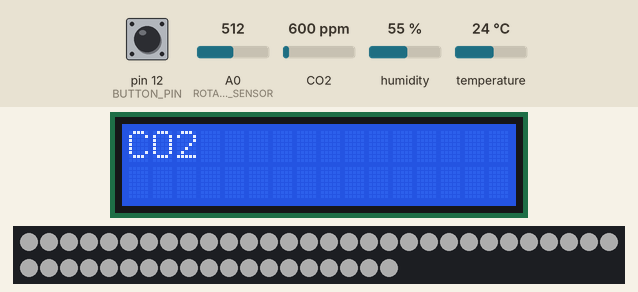
Simulated run of this sketch. Board: Arduino Uno, built with avr-gcc and run on an emulated ATmega328P. On the bench: 16×2 character LCD, 49 RGB LEDs in strip order, left to right, continuing on the next row. Inputs (shaded band) come from the test bench; at power-on: pin 12 (BUTTON_PIN) LOW, A0 (ROTARY_ANGLE_SENSOR) = 512, CO2 600 ppm, humidity 55 %, temperature 24 °C. Dim RGB values are drawn brighter than linear; what the sketch prints to the serial monitor is not drawn.

Above: at 4.3 s.
4.4 s: pin 12 (BUTTON_PIN) pulled HIGH for 0.15 s
At 4.8 s:
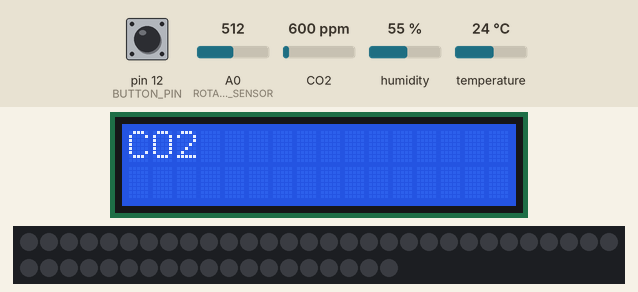
5.1 s: A0 (ROTARY_ANGLE_SENSOR) set to 485
8.1 s: A0 (ROTARY_ANGLE_SENSOR) set to 463
9.6 s: A0 (ROTARY_ANGLE_SENSOR) set to 306
At 10.6 s:
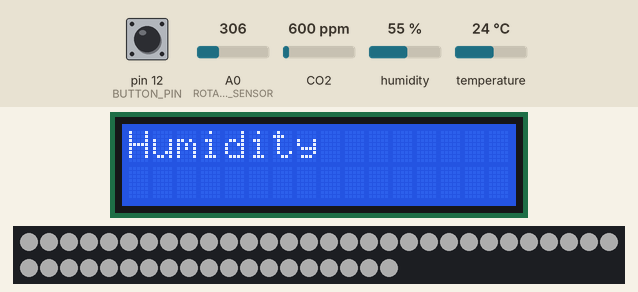
12.6 s: pin 12 (BUTTON_PIN) pulled HIGH for 1 s
At 13.0 s:
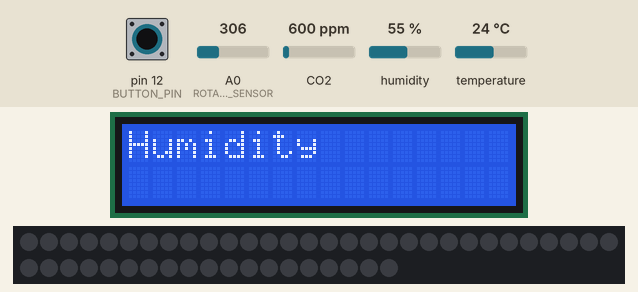
14.2 s: A0 (ROTARY_ANGLE_SENSOR) set to 279
At 20.75 s:
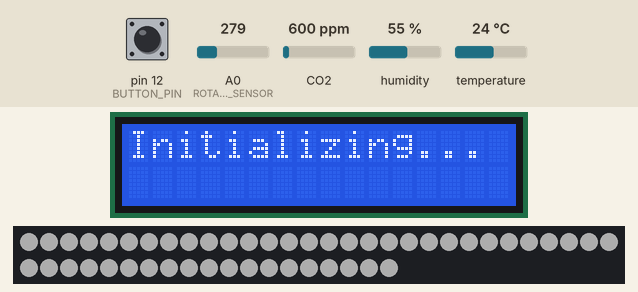

Measured:
- the behaviour switches between 289 and 288 on A0 (ROTARY_ANGLE_SENSOR) (found by bisection; images 3 and 4)
- after the input at 8.1 s, every drawn part: stays the same
- after the input at 9.6 s, the display: changes at once (image 2)

The sketch:

script.ino
```cpp
// Headers
#include <LiquidCrystal.h>
#include <Adafruit_SCD30.h>
#include <Adafruit_NeoPixel.h>
# include <LiquidCrystal_PCF8574.h>

/********* ---------------------------------------------------------------------------------------------------------------------------------------------------------------- ********/
/* Macro definitions of Rotary angle sensor */
#define ROTARY_ANGLE_SENSOR A0
#define ADC_REF 5       // Reference voltage of ADC is 5V
#define GROVE_VCC 5     // VCC of the Grove interface is normally 5V
#define FULL_ANGLE 300  // Full value of the rotary angle is 300 degrees

/* Macro definitions of LED */
#define PIN 13
#define NUMPIXELS 49
//#define NUMPIXELS 1
#define REFRESHFREUENCY 60 // LED refresh frequency

/* Macro definitions of SCD30*/
#define INIT_TIMES 3 // Number of measurements for initialization. Suggested range: [2,5]

/* Define the LCD refresh rate in milliseconds */
#define LCD_INTERVAL 2000 // The refresh interval is 2 seconds

/* Define the LED refresh rate in milliseconds */
#define LED_INTERVAL 60

/* Define the buuton pin */
#define BUTTON_PIN 12


/********* ---------------------------------------------------------------------------------------------------------------------------------------------------------------- ********/
/* Components */
Adafruit_NeoPixel pixels(NUMPIXELS, PIN);
// set I2C address
LiquidCrystal_PCF8574 lcd(0x27);
// set SCD30
Adafruit_SCD30 scd30;

/* Component variables */
static bool isDataSelected = false;
int displayIndex = 0; // Display current data index
static int selectedDataType=0;

////// LED
int brightness = 0; // Initial brightness
int brightnessDirection = 1; // Controls the direction of brightness change, 1 is to increase, -1 is to decrease
static unsigned long lastLEDTime = 0;
float globalBrightnessFactor = 1.0; // Global brightness adjustment factor, range [0.0, 1.0]

////// LCD
unsigned long lastDisplayTime = 0; // The last time the LCD was displayed

//////  CO2 Sensor
bool isFirstData = true; // Marker for first data received
static int dataCount = 0; // Number of collected measurements
static float sumCO2 = 0, sumTemperature = 0, sumHumidity = 0; // Sum of sensor values
bool isInitialized = false; // Initialization marker
// CO2
static float defaultCO2 = 0;
int MaxCO2=0;
int MinCO2=0;
// Temp
static float defaultTemperature = 0;
int MaxTemp=0;
int MinTemp=0;
// Humidity
static float defaultHumidity = 0;
int MaxHumid=0;
int MinHumid=0;

//////  Encoder
float last_degrees = -1; // Used to store the angle of the last read, the initial value is set to an invalid angle
/********* ---------------------------------------------------------------------------------------------------------------------------------------------------------------- ********/
void setup() {
  Serial.begin(115200);

  // Button setup
  pinMode(BUTTON_PIN, INPUT); // Set the button pin as input
  digitalWrite(BUTTON_PIN, LOW); // Ensure it starts with a defined state

  // Encoder
  pinMode(ROTARY_ANGLE_SENSOR, INPUT); // Set the rotary angle sensor pin as input
  // LCD
  lcd.begin(16, 2);
  lcd.setBacklight(255); // Set the backlight brightness to maximum
  // SCD30
  if (!scd30.begin()) {
    Serial.println("Failed to find SCD30 chip");
    while (1) { delay(10); }
  }
  Serial.println("SCD30 Found!");
  pixels.begin();
  clearLEDMemory();
  gradualStartup(); // Gradually light up LED
  pixels.show();
}

void loop() {
  unsigned long currentTime = millis();

  // Check button state for reset
  if (digitalRead(BUTTON_PIN) == HIGH) {
    resetScript(); // Call the reset logic
    return;
  }

  if (!isDataSelected) { // Waiting for user's datatype choice, default --> CO2
      handleUserSelection();
  } else{
      float sensor_val = getSensorData();
      if (isInitialized && defaultCO2 != 0 && defaultTemperature != 0 && defaultHumidity != 0) {
          // LCD and IO update
          if ((currentTime - lastDisplayTime) >= LCD_INTERVAL) {
            displaySensorData();
            lastDisplayTime = currentTime; // Update display time
          }
          // LED update
          if (currentTime - lastLEDTime >= LED_INTERVAL) {
              lightingLED(sensor_val); // Control the breathing light
              lastLEDTime = currentTime;
          //}
      }
  }
  delay(10); // Short delay to reduce CPU load
}
}

/********* ---------------------------------------------------------------------------------------------------------------------------------------------------------------- ********/
// Encoder logic
float getEncoderStage(){
    // Read the analog value from the rotary angle sensor
    int sensor_value = analogRead(ROTARY_ANGLE_SENSOR);
    // Convert sensor value to voltage
    float voltage = (float)sensor_value * ADC_REF / 1023;
    // Convert voltage to angle (in degrees)
    float degrees = (voltage * FULL_ANGLE) / GROVE_VCC;
    return degrees;
}

// User selects the datatype (which sensor data to use for LED control)
void handleUserSelection() {
    static unsigned long stableStartTime = 0; // Start timestamp for stability
    static float lastStableAngle = -1;       // Last stable angle
    float currentAngle = getEncoderStage();  // Get current rotary angle

    // Display the current selection
    displaySelectionOnLCD(currentAngle);

    // Check if the angle is stable
    if (abs(currentAngle - lastStableAngle) <= 5) {
        // If the current angle is stable within the range of the last angle
        if (millis() - stableStartTime > 5000) {
            // If the angle is stable for more than 3 seconds, consider the selection confirmed
            selectedDataType = mapAngleToDataType(currentAngle);
            isDataSelected = true;
            Serial.print("Selected Data Type: ");
            Serial.println(selectedDataType);
        }
    } else {
        // If the current angle changes, reset stability timing
        stableStartTime = millis();
        lastStableAngle = currentAngle;
    }
}

// Retrieve specific sensor data
float getSensorData() {
  // Check SCD30 availability
  if (scd30.dataReady()){
    if (scd30.read()) {
      // Initialization
      setInitialData(INIT_TIMES);
    } else {
      Serial.println("Error reading sensor data");
    }
  }

  // Process sensor data based on selectedDataType and control LED
  if (selectedDataType == 1) { // Temperature controls LED
      return scd30.temperature;
  } else if (selectedDataType == 2) { // Humidity controls LED
      return scd30.relative_humidity;
  } else if (selectedDataType == 3) { // CO2 controls LED
      return scd30.CO2;
  }
}

// Initialization
void setInitialData(int init_time) {
  if (isFirstData) {
    // Skip the first set of data
    isFirstData = false;
  } else if (!isInitialized) {
      Serial.println("Initializing");
      lcd.clear();
      lcd.print("Initializing...");
      // Collect data and calculate the average
      sumCO2 += scd30.CO2;
      sumTemperature += scd30.temperature;
      sumHumidity += scd30.relative_humidity;

      dataCount++;
      // Check if sufficient data points have been collected
      if (dataCount == init_time) {

        //temp
        defaultTemperature = sumTemperature / init_time;
        MinTemp = defaultTemperature - 40;
        MaxTemp = defaultTemperature + 40;
        //CO2
        defaultCO2 = sumCO2 / init_time;
        MinCO2 = defaultCO2 - 20000;
        MaxCO2 = defaultCO2 + 10000;
        //humiditiy
        defaultHumidity = sumHumidity / init_time;
        MinHumid = defaultHumidity - 40;
        MaxHumid = defaultHumidity + 40;
        Serial.print("Default CO2: ");
        Serial.println(defaultCO2);
        Serial.print("Default Temperature: ");
        Serial.println(defaultTemperature);
        Serial.print("Default Humidity: ");
        Serial.println(defaultHumidity);
        isInitialized = true; // Set the initialization flag
      }
  }
}

// Map the Encoder rotation angle to the datatype
int mapAngleToDataType(float angle) {
  Serial.println(angle);
    if (angle > 0 && angle <= 60) return 1; // Temperature
    if (angle > 60 && angle <= 120) return 2; // Humidity
    if (angle > 120 && angle <= 210) return 3; // CO2
    return 3; // Default as CO2
}

// Display the selected text on the LCD
void displaySelectionOnLCD(float angle) {
    if (angle >= 0 && angle <= 60) {
        lcd.clear();
        lcd.print("Temperature");
    } else if (angle > 70 && angle <= 130) {
        lcd.clear();
        lcd.print("Humidity");
    } else if (angle > 140 && angle <= 200) {
        lcd.clear();
        lcd.print("CO2");
    }
}

// LED light logic
// void lightingLED(float sen_val) {
//     if (!isInitialized) return; // Skip if not initialized

//     // Breathing effect adjustment
//     brightness += brightnessDirection * 5;
//     if (brightness >= 255 || brightness <= 0) {
//         brightnessDirection *= -1; // Reverse brightness direction
//     }

//     int tar_color = -1; // Target color intensity
//     int targetRed = 0, targetGreen = 0, targetBlue = 0; // RGB values

//     if (selectedDataType == 3) { // CO2
//         // Map CO2 to green-to-red transition
//         tar_color = map(sen_val, defaultCO2, MaxCO2, 0, 255);

//         // Green to Red transition
//         targetRed = map(tar_color, 0, 255, 0, 255); // Increase red
//         targetGreen = map(tar_color, 0, 255, 255, 0); // Decrease green
//         targetBlue = 0; // No blue in CO2 mode
//     } else {
//         // Retain existing logic for temperature and humidity
//         float hysteresis = (selectedDataType == 1 || selectedDataType == 2) ? 1.5 : 0;
//         if (selectedDataType == 1) { // Temperature
//             if (sen_val < defaultTemperature - hysteresis) { // Blue to Green
//                 tar_color = map(sen_val, MinTemp, defaultTemperature - hysteresis, 255, 0);
//                 targetRed = 0;
//                 targetGreen = map(tar_color, 255, 0, 0, 255);
//                 targetBlue = map(tar_color, 255, 0, 255, 0);
//             } else if (sen_val > defaultTemperature + hysteresis) { // Green to Red
//                 tar_color = map(sen_val, defaultTemperature + hysteresis, MaxTemp, 0, 255);
//                 targetRed = map(tar_color, 0, 255, 0, 255);
//                 targetGreen = map(tar_color, 0, 255, 255, 0);
//                 targetBlue = 0;
//             }
//         } else if (selectedDataType == 2) { // Humidity
//             if (sen_val < defaultHumidity - hysteresis) { // Blue to Green
//                 tar_color = map(sen_val, MinHumid, defaultHumidity - hysteresis, 255, 0);
//                 targetRed = 0;
//                 targetGreen = map(tar_color, 255, 0, 0, 255);
//                 targetBlue = map(tar_color, 255, 0, 255, 0);
//             } else if (sen_val > defaultHumidity + hysteresis) { // Green to Red
//                 tar_color = map(sen_val, defaultHumidity + hysteresis, MaxHumid, 0, 255);
//                 targetRed = map(tar_color, 0, 255, 0, 255);
//                 targetGreen = map(tar_color, 0, 255, 255, 0);
//                 targetBlue = 0;
//             }
//         }
//     }
//     tar_color = constrain(tar_color, 0, 255); // Clamp target color

//     // Smooth color transitions
//     if (tar_color >= 0) {
//         static int lastRed = 0, lastGreen = 255, lastBlue = 0;
//         const float SMOOTH_FACTOR = 0.1; // Smoothing factor
//         lastRed += (targetRed - lastRed) * SMOOTH_FACTOR;
//         lastGreen += (targetGreen - lastGreen) * SMOOTH_FACTOR;
//         lastBlue += (targetBlue - lastBlue) * SMOOTH_FACTOR;

//         // Adjust brightness for breathing effect
//         int adjustedRed = (lastRed * brightness) / 255;
//         int adjustedGreen = (lastGreen * brightness) / 255;
//         int adjustedBlue = (lastBlue * brightness) / 255;

//         // Update LED colors
//         for (int i = 0; i < NUMPIXELS; i++) {
//             pixels.setPixelColor(i, pixels.Color(adjustedRed, adjustedGreen, adjustedBlue));
//         }
//         pixels.show();
//     }
// }

void lightingLED(float sen_val) {
    if (!isInitialized) return; // Skip if not initialized

    // Breathing effect adjustment
    brightness += brightnessDirection * 5;
    if (brightness >= 255 || brightness <= 0) {
        brightnessDirection *= -1; // Reverse brightness direction
    }

    int tar_color = -1; // Target color intensity
    int targetRed = 0, targetGreen = 0; // RGB values (no blue)

    // Define hysteresis for temperature and humidity
    float hysteresis = (selectedDataType == 1 || selectedDataType == 2) ? 1.5 : 0;

    // CO2 Logic
    if (selectedDataType == 3) {
        tar_color = map(sen_val, defaultCO2, MaxCO2, 0, 255);
        tar_color = constrain(tar_color, 0, 255); // Clamp target color

        // Green to Yellow to Red
        targetRed = map(tar_color, 0, 255, 0, 255); // Increase red
        targetGreen = map(tar_color, 0, 255, 255, 0); // Decrease green
    }
    // Temperature Logic
    else if (selectedDataType == 1) {
        if (sen_val < defaultTemperature - hysteresis) { // Green
            tar_color = 0;
        } else if (sen_val > defaultTemperature + hysteresis) { // Red
            tar_color = 255;
        } else { // Yellow range
            tar_color = map(sen_val, defaultTemperature - hysteresis, defaultTemperature + hysteresis, 0, 255);
        }
        tar_color = constrain(tar_color, 0, 255);

        // Green to Yellow to Red
        targetRed = map(tar_color, 0, 255, 0, 255); // Increase red
        targetGreen = map(tar_color, 0, 255, 255, 0); // Decrease green
    }
    // Humidity Logic
    else if (selectedDataType == 2) {
        if (sen_val < defaultHumidity - hysteresis) { // Green
            tar_color = 0;
        } else if (sen_val > defaultHumidity + hysteresis) { // Red
            tar_color = 255;
        } else { // Yellow range
            tar_color = map(sen_val, defaultHumidity - hysteresis, defaultHumidity + hysteresis, 0, 255);
        }
        tar_color = constrain(tar_color, 0, 255);

        // Green to Yellow to Red
        targetRed = map(tar_color, 0, 255, 0, 255); // Increase red
        targetGreen = map(tar_color, 0, 255, 255, 0); // Decrease green
    }

    // Smooth color transitions
    if (tar_color >= 0) {
        static int lastRed = 0, lastGreen = 255; // No blue component
        const float SMOOTH_FACTOR = 0.1; // Smoothing factor
        lastRed += (targetRed - lastRed) * SMOOTH_FACTOR;
        lastGreen += (targetGreen - lastGreen) * SMOOTH_FACTOR;

        // Adjust brightness for breathing effect
        int adjustedRed = (lastRed * brightness) / 255;
        int adjustedGreen = (lastGreen * brightness) / 255;

        // Update LED colors
        for (int i = 0; i < NUMPIXELS; i++) {
            pixels.setPixelColor(i, pixels.Color(adjustedRed, adjustedGreen, 0)); // Blue is always 0
        }
        pixels.show();
    }
}


// Graduately start up LED
void gradualStartup() {
    for (int i = 0; i < NUMPIXELS; i++) {
        pixels.setPixelColor(i, pixels.Color(0, 0, 0)); // close all the light
    }
    pixels.show();
    delay(500); // make sure the stability

    for (int i = 0; i < NUMPIXELS; i++) {
        pixels.setPixelColor(i, pixels.Color(50, 50, 50)); // light up slowly
        pixels.show();
        delay(50); // light up LED one by one
    }
}

// Reset logic
void resetScript() {
  Serial.println("Resetting Script...");

  // Clear flags and variables
  isDataSelected = false; // Allow parameter selection
  isInitialized = false; // Prevent immediate initialization
  dataCount = 0;
  sumCO2 = sumTemperature = sumHumidity = 0;

  // Reset LEDs and display
  clearLEDMemory();
  gradualStartup();
  Serial.println("Reset complete. Please select a new parameter.");
}

// clean the LED cache
void clearLEDMemory(){
    for (int i = 0; i < NUMPIXELS; i++) {
        pixels.setPixelColor(i, pixels.Color(0, 0, 0)); // clean color
    }
    pixels.show(); // refresh cache
}

// LCD and serial monitor IO
void displaySensorData() {
  lcd.clear(); // Clear the LCD display
  // Serial output
  Serial.print("CO2: ");
  Serial.print(scd30.CO2, 3);
  Serial.println(" ppm");

  Serial.print("Temp: ");
  Serial.print(scd30.temperature);
  Serial.println(" C");

  Serial.print("Humidity: ");
  Serial.print(scd30.relative_humidity);
  Serial.println(" %");

  // Display different data based on displayIndex
  switch (displayIndex) {
    case 0:
      // Print CO2 concentration
      lcd.print("CO2: ");
      lcd.print(scd30.CO2, 3);
      lcd.println(" ppm");
      break;
    case 1:
      // Print temperature
      lcd.print("Temp: ");
      lcd.print(scd30.temperature);
      lcd.println(" C");
      break;
    case 2:
      // Print humidity
      lcd.print("Humidity: ");
      lcd.print(scd30.relative_humidity);
      lcd.println(" %");
      break;
  }

  // Update displayIndex to scroll to the next data
  displayIndex = (displayIndex + 1) % 3;
}
```
